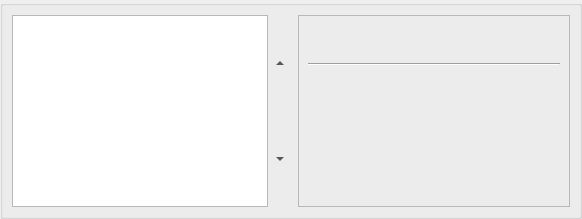
<?xml version="1.0" encoding="UTF-8"?>
<ui version="4.0">
 <author>Kevin Ottens &lt;ervin@kde.org&gt;</author>
 <class>BackendChooser</class>
 <widget class="QWidget" name="BackendChooser">
  <property name="geometry">
   <rect>
    <x>0</x>
    <y>0</y>
    <width>582</width>
    <height>216</height>
   </rect>
  </property>
  <property name="sizePolicy">
   <sizepolicy hsizetype="Preferred" vsizetype="MinimumExpanding">
    <horstretch>0</horstretch>
    <verstretch>0</verstretch>
   </sizepolicy>
  </property>
  <layout class="QGridLayout">
   <property name="margin">
    <number>0</number>
   </property>
   <property name="spacing">
    <number>0</number>
   </property>
   <item row="0" column="0">
    <widget class="QGroupBox" name="groupBox">
     <property name="title">
      <string/>
     </property>
     <property name="flat">
      <bool>true</bool>
     </property>
     <layout class="QHBoxLayout">
      <item>
       <layout class="QHBoxLayout">
        <property name="spacing">
         <number>0</number>
        </property>
        <property name="margin">
         <number>0</number>
        </property>
        <item>
         <widget class="MyQListWidget" name="listView">
          <property name="sizePolicy">
           <sizepolicy hsizetype="Fixed" vsizetype="MinimumExpanding">
            <horstretch>0</horstretch>
            <verstretch>0</verstretch>
           </sizepolicy>
          </property>
          <property name="dragEnabled">
           <bool>false</bool>
          </property>
          <property name="dragDropMode">
           <enum>QAbstractItemView::NoDragDrop</enum>
          </property>
         </widget>
        </item>
        <item>
         <layout class="QVBoxLayout">
          <property name="margin">
           <number>0</number>
          </property>
          <item>
           <widget class="QToolButton" name="upButton">
            <property name="sizePolicy">
             <sizepolicy hsizetype="Fixed" vsizetype="MinimumExpanding">
              <horstretch>0</horstretch>
              <verstretch>0</verstretch>
             </sizepolicy>
            </property>
            <property name="toolTip">
             <string>Prefer the selected backend.</string>
            </property>
            <property name="autoRaise">
             <bool>true</bool>
            </property>
            <property name="arrowType">
             <enum>Qt::UpArrow</enum>
            </property>
           </widget>
          </item>
          <item>
           <widget class="QToolButton" name="downButton">
            <property name="sizePolicy">
             <sizepolicy hsizetype="Fixed" vsizetype="MinimumExpanding">
              <horstretch>0</horstretch>
              <verstretch>0</verstretch>
             </sizepolicy>
            </property>
            <property name="toolTip">
             <string>No preference for the selected backend.</string>
            </property>
            <property name="autoRaise">
             <bool>true</bool>
            </property>
            <property name="arrowType">
             <enum>Qt::DownArrow</enum>
            </property>
           </widget>
          </item>
         </layout>
        </item>
       </layout>
      </item>
      <item>
       <widget class="QFrame" name="frame">
        <property name="frameShape">
         <enum>QFrame::StyledPanel</enum>
        </property>
        <property name="frameShadow">
         <enum>QFrame::Raised</enum>
        </property>
        <layout class="QVBoxLayout">
         <item>
          <layout class="QHBoxLayout">
           <property name="margin">
            <number>0</number>
           </property>
           <item>
            <widget class="QLabel" name="iconLabel">
             <property name="sizePolicy">
              <sizepolicy hsizetype="Fixed" vsizetype="Fixed">
               <horstretch>0</horstretch>
               <verstretch>0</verstretch>
              </sizepolicy>
             </property>
             <property name="minimumSize">
              <size>
               <width>32</width>
               <height>32</height>
              </size>
             </property>
             <property name="maximumSize">
              <size>
               <width>32</width>
               <height>32</height>
              </size>
             </property>
             <property name="text">
              <string/>
             </property>
            </widget>
           </item>
           <item>
            <widget class="QLabel" name="nameLabel">
             <property name="sizePolicy">
              <sizepolicy hsizetype="Preferred" vsizetype="Fixed">
               <horstretch>0</horstretch>
               <verstretch>0</verstretch>
              </sizepolicy>
             </property>
             <property name="minimumSize">
              <size>
               <width>0</width>
               <height>32</height>
              </size>
             </property>
             <property name="maximumSize">
              <size>
               <width>16777215</width>
               <height>32</height>
              </size>
             </property>
             <property name="text">
              <string/>
             </property>
             <property name="alignment">
              <set>Qt::AlignVCenter</set>
             </property>
            </widget>
           </item>
           <item>
            <widget class="QLabel" name="versionLabel">
             <property name="sizePolicy">
              <sizepolicy hsizetype="Preferred" vsizetype="Fixed">
               <horstretch>0</horstretch>
               <verstretch>0</verstretch>
              </sizepolicy>
             </property>
             <property name="minimumSize">
              <size>
               <width>0</width>
               <height>32</height>
              </size>
             </property>
             <property name="maximumSize">
              <size>
               <width>16777215</width>
               <height>32</height>
              </size>
             </property>
             <property name="text">
              <string/>
             </property>
             <property name="alignment">
              <set>Qt::AlignVCenter</set>
             </property>
            </widget>
           </item>
          </layout>
         </item>
         <item>
          <widget class="Line" name="line1">
           <property name="frameShape">
            <enum>QFrame::HLine</enum>
           </property>
           <property name="frameShadow">
            <enum>QFrame::Sunken</enum>
           </property>
           <property name="orientation">
            <enum>Qt::Horizontal</enum>
           </property>
          </widget>
         </item>
         <item>
          <widget class="QLabel" name="commentLabel">
           <property name="sizePolicy">
            <sizepolicy hsizetype="Preferred" vsizetype="MinimumExpanding">
             <horstretch>0</horstretch>
             <verstretch>0</verstretch>
            </sizepolicy>
           </property>
           <property name="text">
            <string/>
           </property>
           <property name="scaledContents">
            <bool>false</bool>
           </property>
           <property name="alignment">
            <set>Qt::AlignVCenter</set>
           </property>
           <property name="wordWrap">
            <bool>true</bool>
           </property>
          </widget>
         </item>
         <item>
          <spacer>
           <property name="orientation">
            <enum>Qt::Vertical</enum>
           </property>
           <property name="sizeType">
            <enum>QSizePolicy::MinimumExpanding</enum>
           </property>
           <property name="sizeHint" stdset="0">
            <size>
             <width>20</width>
             <height>1</height>
            </size>
           </property>
          </spacer>
         </item>
        </layout>
       </widget>
      </item>
     </layout>
    </widget>
   </item>
  </layout>
 </widget>
 <customwidgets>
  <customwidget>
   <class>MyQListWidget</class>
   <extends>QListWidget</extends>
   <header>myqlistwidget.h</header>
  </customwidget>
 </customwidgets>
 <resources/>
 <connections/>
</ui>
